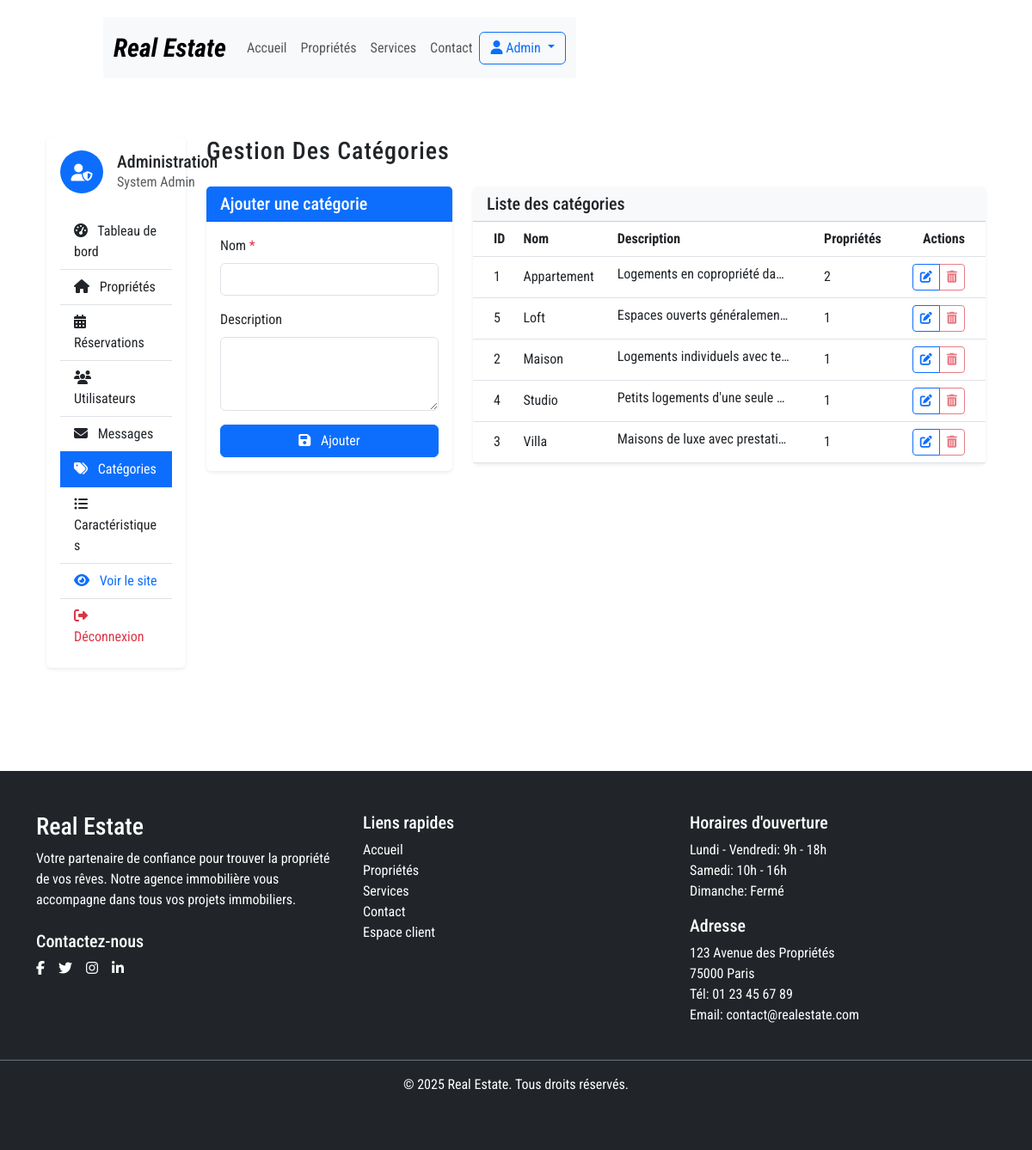
Screenshot of /admin/categories.php (signed in) with the database file from the repository.
### tables this page shows
CREATE TABLE IF NOT EXISTS categories (
    id INT AUTO_INCREMENT PRIMARY KEY,
    nom VARCHAR(100) NOT NULL,
    description TEXT
);

### includes/functions.php (called while the page is built, shortened)
<?php
function getCategories($pdo) {
    $sql = "SELECT * FROM categories ORDER BY nom";
    $stmt = $pdo->prepare($sql);
    $stmt->execute();
    return $stmt->fetchAll();
}
function countPropertiesByCategorie($pdo, $id_categorie) {
    $sql = "SELECT COUNT(*) FROM proprietes WHERE id_categorie = :id_categorie";
    $stmt = $pdo->prepare($sql);
    $stmt->bindParam(':id_categorie', $id_categorie, PDO::PARAM_INT);
    $stmt->execute();
    return $stmt->fetchColumn();
}

### admin/categories.php (the view, shortened to what this page needs)
<?php
require_once '../includes/header.php';
require_once '../includes/functions.php';
$pdo = getDbConnection();
$categorie = [];
$mode = 'ajout';
$categories = getCategories($pdo);
?>
<div class="container-fluid py-4">
    <div class="row">
        <div class="col-lg-2 mb-4">
            <div class="card border-0 shadow-sm">
                <div class="card-body p-3">
                    <div class="d-flex align-items-center mb-4">
                        <div class="flex-shrink-0">
                            <div class="bg-primary text-white rounded-circle p-3" style="width: 50px; height: 50px; display: flex; align-items: center; justify-content: center;">
                                <i class="fas fa-user-shield fa-lg"></i>
                            </div>
                        </div>
                        <div class="flex-grow-1 ms-3">
                            <h5 class="mb-0">Administration</h5>
                            <p class="text-muted mb-0"><?php echo htmlspecialchars($_SESSION['user_prenom'] . ' ' . $_SESSION['user_nom']); ?></p>
                        </div>
                    </div>
                    <div class="list-group list-group-flush">
                        <a href="/fred/admin/dashboard.php" class="list-group-item list-group-item-action">
                            <i class="fas fa-tachometer-alt me-2"></i> Tableau de bord
                        </a>
                        <a href="/fred/admin/proprietes.php" class="list-group-item list-group-item-action">
                            <i class="fas fa-home me-2"></i> Propriétés
                        </a>
                        <a href="/fred/admin/reservations.php" class="list-group-item list-group-item-action">
                            <i class="fas fa-calendar-alt me-2"></i> Réservations
                        </a>
                        <a href="/fred/admin/utilisateurs.php" class="list-group-item list-group-item-action">
                            <i class="fas fa-users me-2"></i> Utilisateurs
                        </a>
                        <a href="/fred/admin/messages.php" class="list-group-item list-group-item-action">
                            <i class="fas fa-envelope me-2"></i> Messages
                        </a>
                        <a href="/fred/admin/categories.php" class="list-group-item list-group-item-action active">
                            <i class="fas fa-tags me-2"></i> Catégories
                        </a>
                        <a href="/fred/admin/caracteristiques.php" class="list-group-item list-group-item-action">
                            <i class="fas fa-list-ul me-2"></i> Caractéristiques
                        </a>
                        <a href="/fred/index.php" class="list-group-item list-group-item-action text-primary">
                            <i class="fas fa-eye me-2"></i> Voir le site
                        </a>
                        <a href="/fred/logout.php" class="list-group-item list-group-item-action text-danger">
                            <i class="fas fa-sign-out-alt me-2"></i> Déconnexion
                        </a>
                    </div>
                </div>
            </div>
        </div>
        <div class="col-lg-10">
            <h1 class="h3 mb-4">Gestion des catégories</h1>
            <div class="row">
                <div class="col-md-4 mb-4">
                    <div class="card border-0 shadow-sm">
                        <div class="card-header bg-primary text-white">
                            <h5 class="card-title mb-0">
                                <?php echo $mode === 'ajout' ? 'Ajouter une catégorie' : 'Modifier la catégorie'; ?>
                            </h5>
                        </div>
                        <div class="card-body">
                            <form action="" method="post">
                                <div class="mb-3">
                                    <label for="nom" class="form-label">Nom <span class="text-danger">*</span></label>
                                    <input type="text" class="form-control" id="nom" name="nom" value="<?php echo isset($nom) ? htmlspecialchars($nom) : (isset($categorie['nom']) ? htmlspecialchars($categorie['nom']) : ''); ?>" required>
                                </div>
                                <div class="mb-3">
                                    <label for="description" class="form-label">Description</label>
                                    <textarea class="form-control" id="description" name="description" rows="3"></textarea>
                                </div>
                                <div class="d-grid gap-2">
                                    <button type="submit" class="btn btn-primary">
                                        <i class="fas fa-save me-2"></i> <?php echo $mode === 'ajout' ? 'Ajouter' : 'Enregistrer les modifications'; ?>
                                    </button>
                                </div>
                            </form>
                        </div>
                    </div>
                </div>
                <div class="col-md-8">
                    <div class="card border-0 shadow-sm">
                        <div class="card-header bg-light">
                            <h5 class="card-title mb-0">Liste des catégories</h5>
                        </div>
                        <div class="card-body p-0">
                            <div class="table-responsive">
                                <table class="table table-hover align-middle mb-0">
                                    <thead>
                                        <tr>
                                            <th scope="col" class="ps-4">ID</th>
                                            <th scope="col">Nom</th>
                                            <th scope="col">Description</th>
                                            <th scope="col">Propriétés</th>
                                            <th scope="col" class="text-end pe-4">Actions</th>
                                        </tr>
                                    </thead>
                                    <tbody>
                                        <?php if (empty($categories)): ?>
                                        <tr>
                                            <td colspan="5" class="text-center py-4">Aucune catégorie trouvée.</td>
                                        </tr>
                                        <?php else: ?>
                                            <?php foreach ($categories as $cat): ?>
                                            <tr>
                                                <td class="ps-4"><?php echo $cat['id']; ?></td>
                                                <td><?php echo htmlspecialchars($cat['nom']); ?></td>
                                                <td>
                                                    <?php if (!empty($cat['description'])): ?>
                                                    <span class="d-inline-block text-truncate" style="max-width: 200px;" title="<?php echo htmlspecialchars($cat['description']); ?>">
                                                        <?php echo htmlspecialchars($cat['description']); ?>
                                                    </span>
                                                    <?php else: ?>
                                                    <span class="text-muted fst-italic">Non renseigné</span>
                                                    <?php endif; ?>
                                                </td>
                                                <td>
                                                    <?php
                                                    $count = countPropertiesByCategorie($pdo, $cat['id']);
                                                    echo $count;
                                                    ?>
                                                </td>
                                                <td class="text-end pe-4">
                                                    <div class="btn-group">
                                                        <a href="/fred/admin/categories.php?id=<?php echo $cat['id']; ?>" class="btn btn-sm btn-outline-primary">
                                                            <i class="fas fa-edit"></i>
                                                        </a>
                                                        <?php if (countPropertiesByCategorie($pdo, $cat['id']) == 0): ?>
                                                        <a href="/fred/admin/categories.php?action=delete&id=<?php echo $cat['id']; ?>" class="btn btn-sm btn-outline-danger" onclick="return confirm('Êtes-vous sûr de vouloir supprimer cette catégorie ?');">
                                                            <i class="fas fa-trash-alt"></i>
                                                        </a>
                                                        <?php else: ?>
                                                        <button type="button" class="btn btn-sm btn-outline-danger" disabled title="Cette catégorie ne peut pas être supprimée car elle est utilisée par des propriétés">
                                                            <i class="fas fa-trash-alt"></i>
                                                        </button>
                                                        <?php endif; ?>
                                                    </div>
                                                </td>
                                            </tr>
                                            <?php endforeach; ?>
                                        <?php endif; ?>
                                    </tbody>
                                </table>
                            </div>
                        </div>
                    </div>
                </div>
            </div>
        </div>
    </div>
</div>
<?php require_once '../includes/footer.php'; ?>

### style.css (style rules this page uses)
* { margin: 0; padding: 0; box-sizing: border-box; font-family: 'Roboto Condensed', sans-serif; }
body { transition: 0.5s; }
a { text-decoration: 0; }
h1 { font-size: 60px; font-weight: bold; letter-spacing: 1px; margin: 35px 0; text-transform: capitalize; }

### rows the page displays
categories: id "1", nom "Appartement", description "Logements en copropriété da…", count "2"
categories: id "5", nom "Loft", description "Espaces ouverts généralemen…", count "1"
categories: id "2", nom "Maison", description "Logements individuels avec te…", count "1"
categories: id "4", nom "Studio", description "Petits logements d'une seule…", count "1"
categories: id "3", nom "Villa", description "Maisons de luxe avec prestati…", count "1"

### other values shown
$_SESSION['user_nom'] "Admin"
$_SESSION['user_prenom'] . ' ' . $_SESSION['user_nom'] "System Admin"
